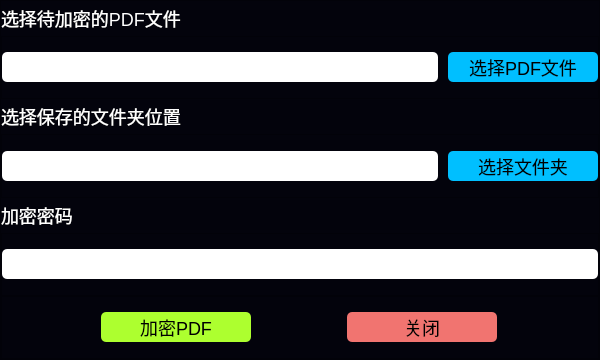
<?xml version="1.0" encoding="UTF-8"?>
<ui version="4.0">
 <class>MainWindow</class>
 <widget class="QMainWindow" name="MainWindow">
  <property name="geometry">
   <rect>
    <x>0</x>
    <y>0</y>
    <width>600</width>
    <height>360</height>
   </rect>
  </property>
  <property name="windowTitle">
   <string>MainWindow</string>
  </property>
  <widget class="QWidget" name="centralwidget">
   <property name="styleSheet">
    <string notr="true">font-family:'微软雅黑 Light';
font-size:18px;</string>
   </property>
   <layout class="QVBoxLayout" name="verticalLayout">
    <property name="spacing">
     <number>0</number>
    </property>
    <property name="leftMargin">
     <number>0</number>
    </property>
    <property name="topMargin">
     <number>0</number>
    </property>
    <property name="rightMargin">
     <number>0</number>
    </property>
    <property name="bottomMargin">
     <number>0</number>
    </property>
    <item>
     <widget class="QFrame" name="frame">
      <property name="styleSheet">
       <string notr="true">background-color:#03030C;</string>
      </property>
      <property name="frameShape">
       <enum>QFrame::StyledPanel</enum>
      </property>
      <property name="frameShadow">
       <enum>QFrame::Raised</enum>
      </property>
      <layout class="QVBoxLayout" name="verticalLayout_2">
       <property name="spacing">
        <number>0</number>
       </property>
       <property name="leftMargin">
        <number>0</number>
       </property>
       <property name="topMargin">
        <number>0</number>
       </property>
       <property name="rightMargin">
        <number>0</number>
       </property>
       <property name="bottomMargin">
        <number>0</number>
       </property>
       <item>
        <widget class="QLabel" name="label">
         <property name="maximumSize">
          <size>
           <width>16777215</width>
           <height>35</height>
          </size>
         </property>
         <property name="styleSheet">
          <string notr="true">background:transparent;
color:white;</string>
         </property>
         <property name="text">
          <string>选择待加密的PDF文件</string>
         </property>
        </widget>
       </item>
       <item>
        <widget class="QFrame" name="frame_2">
         <property name="frameShape">
          <enum>QFrame::StyledPanel</enum>
         </property>
         <property name="frameShadow">
          <enum>QFrame::Raised</enum>
         </property>
         <layout class="QHBoxLayout" name="horizontalLayout_4">
          <property name="spacing">
           <number>10</number>
          </property>
          <property name="leftMargin">
           <number>0</number>
          </property>
          <property name="topMargin">
           <number>0</number>
          </property>
          <property name="rightMargin">
           <number>0</number>
          </property>
          <property name="bottomMargin">
           <number>0</number>
          </property>
          <item>
           <widget class="QLineEdit" name="lineEdit_encrypt_pdf">
            <property name="minimumSize">
             <size>
              <width>0</width>
              <height>30</height>
             </size>
            </property>
            <property name="styleSheet">
             <string notr="true">background-color:white;
color:black;
border-radius:5px;</string>
            </property>
            <property name="placeholderText">
             <string/>
            </property>
           </widget>
          </item>
          <item>
           <widget class="QPushButton" name="pushButton_encrypt_pdf">
            <property name="minimumSize">
             <size>
              <width>150</width>
              <height>30</height>
             </size>
            </property>
            <property name="styleSheet">
             <string notr="true">background:deepskyblue;
border:none;
border-radius:5px;</string>
            </property>
            <property name="text">
             <string>选择PDF文件</string>
            </property>
           </widget>
          </item>
         </layout>
        </widget>
       </item>
       <item>
        <widget class="QLabel" name="label_2">
         <property name="maximumSize">
          <size>
           <width>16777215</width>
           <height>35</height>
          </size>
         </property>
         <property name="styleSheet">
          <string notr="true">background:transparent;
color:white;</string>
         </property>
         <property name="text">
          <string>选择保存的文件夹位置</string>
         </property>
        </widget>
       </item>
       <item>
        <widget class="QFrame" name="frame_3">
         <property name="frameShape">
          <enum>QFrame::StyledPanel</enum>
         </property>
         <property name="frameShadow">
          <enum>QFrame::Raised</enum>
         </property>
         <layout class="QHBoxLayout" name="horizontalLayout_3">
          <property name="spacing">
           <number>10</number>
          </property>
          <property name="leftMargin">
           <number>0</number>
          </property>
          <property name="topMargin">
           <number>0</number>
          </property>
          <property name="rightMargin">
           <number>0</number>
          </property>
          <property name="bottomMargin">
           <number>0</number>
          </property>
          <item>
           <widget class="QLineEdit" name="lineEdit_save_encrypt_pdf">
            <property name="minimumSize">
             <size>
              <width>0</width>
              <height>30</height>
             </size>
            </property>
            <property name="styleSheet">
             <string notr="true">background-color:white;
color:black;
border-radius:5px;</string>
            </property>
           </widget>
          </item>
          <item>
           <widget class="QPushButton" name="pushButton_save_encrypt_pdf">
            <property name="minimumSize">
             <size>
              <width>150</width>
              <height>30</height>
             </size>
            </property>
            <property name="styleSheet">
             <string notr="true">background:deepskyblue;
border:none;
border-radius:5px;</string>
            </property>
            <property name="text">
             <string>选择文件夹</string>
            </property>
           </widget>
          </item>
         </layout>
        </widget>
       </item>
       <item>
        <widget class="QLabel" name="label_3">
         <property name="maximumSize">
          <size>
           <width>16777215</width>
           <height>35</height>
          </size>
         </property>
         <property name="styleSheet">
          <string notr="true">background:transparent;
color:white;</string>
         </property>
         <property name="text">
          <string>加密密码</string>
         </property>
        </widget>
       </item>
       <item>
        <widget class="QFrame" name="frame_5">
         <property name="frameShape">
          <enum>QFrame::StyledPanel</enum>
         </property>
         <property name="frameShadow">
          <enum>QFrame::Raised</enum>
         </property>
         <layout class="QHBoxLayout" name="horizontalLayout_2">
          <property name="spacing">
           <number>10</number>
          </property>
          <property name="leftMargin">
           <number>0</number>
          </property>
          <property name="topMargin">
           <number>0</number>
          </property>
          <property name="rightMargin">
           <number>0</number>
          </property>
          <property name="bottomMargin">
           <number>0</number>
          </property>
          <item>
           <widget class="QLineEdit" name="lineEdit_password">
            <property name="minimumSize">
             <size>
              <width>0</width>
              <height>30</height>
             </size>
            </property>
            <property name="styleSheet">
             <string notr="true">background-color:white;
color:black;
border-radius:5px;</string>
            </property>
            <property name="placeholderText">
             <string/>
            </property>
           </widget>
          </item>
         </layout>
        </widget>
       </item>
       <item>
        <widget class="QFrame" name="frame_4">
         <property name="frameShape">
          <enum>QFrame::StyledPanel</enum>
         </property>
         <property name="frameShadow">
          <enum>QFrame::Raised</enum>
         </property>
         <layout class="QHBoxLayout" name="horizontalLayout">
          <item>
           <widget class="QPushButton" name="pushButton_start_encrypt_pdf">
            <property name="minimumSize">
             <size>
              <width>0</width>
              <height>30</height>
             </size>
            </property>
            <property name="maximumSize">
             <size>
              <width>150</width>
              <height>16777215</height>
             </size>
            </property>
            <property name="styleSheet">
             <string notr="true">background:greenyellow;
border:none;
border-radius:5px;</string>
            </property>
            <property name="text">
             <string>加密PDF</string>
            </property>
           </widget>
          </item>
          <item>
           <widget class="QPushButton" name="pushButton_quit">
            <property name="minimumSize">
             <size>
              <width>0</width>
              <height>30</height>
             </size>
            </property>
            <property name="maximumSize">
             <size>
              <width>150</width>
              <height>16777215</height>
             </size>
            </property>
            <property name="styleSheet">
             <string notr="true">background:#F17470;
border:none;
border-radius:5px;</string>
            </property>
            <property name="text">
             <string>关闭</string>
            </property>
           </widget>
          </item>
         </layout>
        </widget>
       </item>
      </layout>
     </widget>
    </item>
   </layout>
  </widget>
 </widget>
 <resources/>
 <connections/>
</ui>
